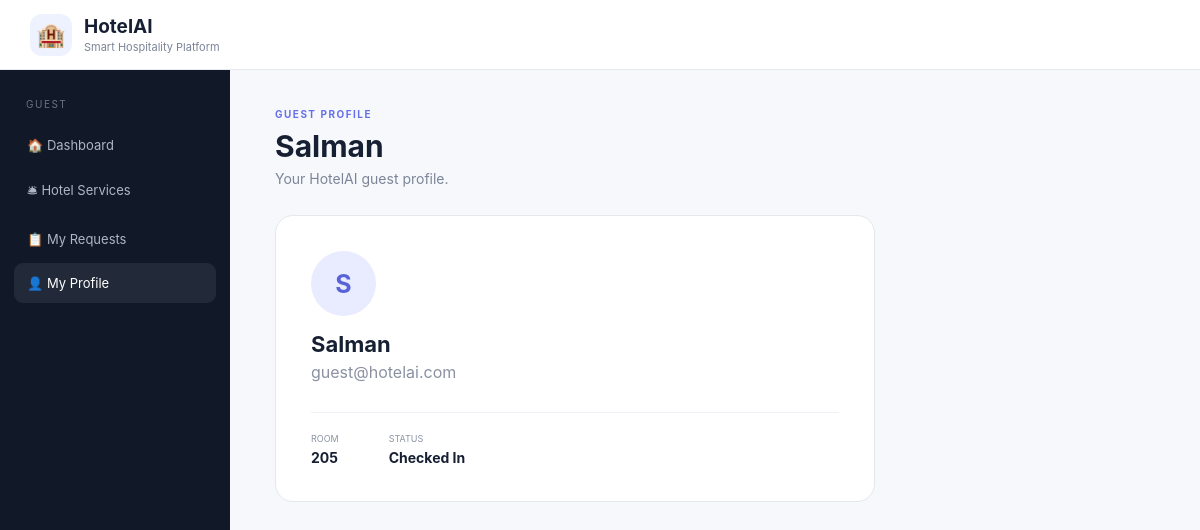
/profile, run on the app's committed database.
### tables this page shows
CREATE TABLE users (
            id INTEGER PRIMARY KEY AUTOINCREMENT,
            name TEXT NOT NULL,
            email TEXT UNIQUE NOT NULL,
            room TEXT,
            role TEXT DEFAULT 'guest'
        );

### app.py (the view)
@app.route("/profile")
def profile():
    user_id = session.get("user_id", 1)
    connection = get_db_connection()
    user = connection.execute(
        "SELECT * FROM users WHERE id = ?",
        (user_id,)
    ).fetchone()
    connection.close()
    return render_template(
        "profile.html",
        user=user
    )

### database.py (called while the page is built)
def get_db_connection():
    connection = sqlite3.connect(Config.DATABASE)
    connection.row_factory = sqlite3.Row
    return connection

### templates/profile.html (shortened to what this page needs)
{% extends "layout.html" %}
{% block content %}
<div class="app-layout">
    <aside class="sidebar">
        <div class="side-title">GUEST</div>
        <a href="/guest">🏠 Dashboard</a>
        <a href="/services">🛎 Hotel Services</a>
        <a href="/requests">📋 My Requests</a>
        <a class="active" href="/profile">👤 My Profile</a>
    </aside>
    <main class="main">
        <div class="page-header">
            <div>
                <p class="eyebrow">GUEST PROFILE</p>
                <h1>
                    {{ user["name"] }}
                </h1>
                <p>
                    Your HotelAI guest profile.
                </p>
            </div>
        </div>
        <div class="profile-card">
            <div class="profile-avatar">
                {{ user["name"][0] }}
            </div>
            <h2>{{ user["name"] }}</h2>
            <p>{{ user["email"] }}</p>
            <div class="profile-details">
                <div>
                    <small>ROOM</small>
                    <strong>{{ user["room"] }}</strong>
                </div>
                <div>
                    <small>STATUS</small>
                    <strong>Checked In</strong>
                </div>
            </div>
        </div>
    </main>
</div>
{% endblock %}

### static/css/style.css (style rules this page uses)
* { box-sizing: border-box; margin: 0; padding: 0; }
body { font-family: Inter, Arial, sans-serif; background: #f6f8fc; color: #172033; }
a { text-decoration: none; color: inherit; }
.app-layout { display: flex; min-height: calc(100vh - 70px); }
.sidebar { width: 230px; background: #111827; padding: 28px 14px; color: #aeb6c7; flex-shrink: 0; }
.side-title { font-size: 10px; letter-spacing: 1.5px; color: #697386; padding: 0 12px; margin-bottom: 15px; }
.sidebar a { display: block; padding: 12px 13px; border-radius: 9px; margin-bottom: 4px; font-size: 13px; }
.sidebar a:hover, .sidebar a.active { background: #222a3a; color: white; }
.main { flex: 1; padding: 38px 45px; max-width: 1450px; }
.page-header { display: flex; justify-content: space-between; align-items: flex-start; margin-bottom: 28px; }
.eyebrow { font-size: 10px; letter-spacing: 1.5px; font-weight: bold; color: #6670e8; margin-bottom: 8px; }
.page-header h1 { font-size: 30px; margin-bottom: 6px; }
.page-header p:not(.eyebrow) { color: #7c8597; font-size: 14px; }
.profile-card { background: white; border: 1px solid #e4e7ee; border-radius: 18px; padding: 35px; max-width: 600px; }
.profile-avatar { width: 65px; height: 65px; border-radius: 50%; background: #e9ebff; color: #5963d8; display: flex; align-items: center; justify-content: center; font-size: 25px; font-weight: bold; margin-bottom: 15px; }
.profile-card h2 { font-size: 22px; }
.profile-card > p { color: #8991a2; margin-top: 5px; }
.profile-details { display: flex; gap: 50px; margin-top: 30px; padding-top: 20px; border-top: 1px solid #edf0f4; }
.profile-details small { display: block; color: #8b93a3; font-size: 9px; }
.profile-details strong { display: block; margin-top: 5px; font-size: 14px; }

### data on the page
users: name "Salman", name "S", email "guest@hotelai.com", room "205"
